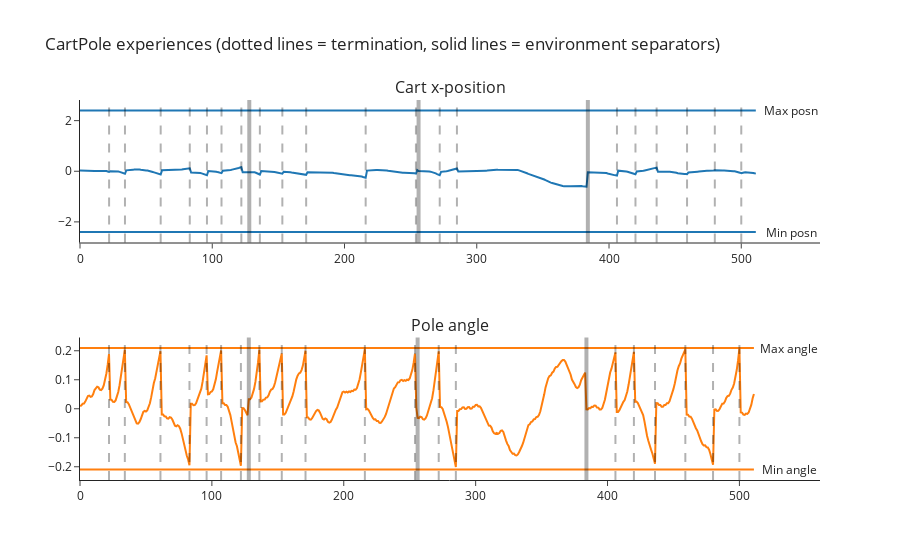

This figure's notebook cell:
### Code cell
args = PPOArgs()
envs = gym.vector.SyncVectorEnv([make_env("CartPole-v1", i, i, False, "test") for i in range(4)])
next_value = t.zeros(envs.num_envs).to(device)
next_done = t.zeros(envs.num_envs).to(device)
memory = ReplayMemory(args, envs)
obs = envs.reset()

for i in range(args.num_steps):
    actions = envs.action_space.sample()
    (next_obs, rewards, dones, infos) = envs.step(actions)
    # just dummy values for now, we won't be using them
    logprobs = values = t.zeros(envs.num_envs)
    # add everything to buffer (the casting from arrays to tensors is handled for us)
    memory.add(obs, actions, logprobs, values, rewards, dones)
    obs = next_obs

obs = memory.observations # shape [num_steps, num_envs, obs_shape=4]
dones = memory.dones # shape [num_steps, num_envs]

plot_cartpole_obs_and_dones(obs, dones, title="CartPole experiences (dotted lines = termination, solid lines = environment separators)")

### Figure 1 — Plotly figure (JSON) as saved in the notebook; plotly's stock layout.template omitted (floating-point values rounded to 4 significant figures; data arrays with more than 128 entries replaced by an {"elided": "..."} marker saying what was removed)
{"data": [{"marker": {"color": "#1F77B4"}, "mode": "lines", "name": "posn", "type": "scatter", "xaxis": "x", "y": {"elided": "512 float values"}, "yaxis": "y"}, {"marker": {"color": "#1F77B4"}, "mode": "lines", "name": "posn_min", "type": "scatter", "xaxis": "x", "y": {"elided": "512 float values"}, "yaxis": "y"}, {"marker": {"color": "#1F77B4"}, "mode": "lines", "name": "posn_max", "type": "scatter", "xaxis": "x", "y": {"elided": "512 float values"}, "yaxis": "y"}, {"marker": {"color": "#FF7F0E"}, "mode": "lines", "name": "angle", "type": "scatter", "xaxis": "x2", "y": {"elided": "512 float values"}, "yaxis": "y2"}, {"marker": {"color": "#FF7F0E"}, "mode": "lines", "name": "angle_min", "type": "scatter", "xaxis": "x2", "y": {"elided": "512 float values"}, "yaxis": "y2"}, {"marker": {"color": "#FF7F0E"}, "mode": "lines", "name": "angle_max", "type": "scatter", "xaxis": "x2", "y": {"elided": "512 float values"}, "yaxis": "y2"}], "layout": {"annotations": [{"font": {"size": 16}, "showarrow": false, "text": "Cart x-position", "x": 0.5, "xanchor": "center", "xref": "paper", "y": 1, "yanchor": "bottom", "yref": "paper"}, {"font": {"size": 16}, "showarrow": false, "text": "Pole angle", "x": 0.5, "xanchor": "center", "xref": "paper", "y": 0.375, "yanchor": "bottom", "yref": "paper"}, {"showarrow": false, "text": "Min posn", "x": 537.6, "xref": "x", "y": -2.4, "yref": "y"}, {"showarrow": false, "text": "Min angle", "x": 537.6, "xref": "x2", "y": -0.2095, "yref": "y2"}, {"showarrow": false, "text": "Max posn", "x": 537.6, "xref": "x", "y": 2.4, "yref": "y"}, {"showarrow": false, "text": "Max angle", "x": 537.6, "xref": "x2", "y": 0.2095, "yref": "y2"}], "hovermode": "x unified", "shapes": [{"line": {"color": "black", "dash": "dash", "width": 2}, "type": "line", "x0": 22, "x1": 22, "xref": "x", "y0": 0, "y1": 1, "yref": "y domain"}, {"line": {"color": "black", "dash": "dash", "width": 2}, "type": "line", "x0": 34, "x1": 34, "xref": "x", "y0": 0, "y1": 1, "yref": "y domain"}, {"line": {"color": "black", "dash": "dash", "width": 2}, "type": "line", "x0": 61, "x1": 61, "xref": "x", "y0": 0, "y1": 1, "yref": "y domain"}, {"line": {"color": "black", "dash": "dash", "width": 2}, "type": "line", "x0": 83, "x1": 83, "xref": "x", "y0": 0, "y1": 1, "yref": "y domain"}, {"line": {"color": "black", "dash": "dash", "width": 2}, "type": "line", "x0": 96, "x1": 96, "xref": "x", "y0": 0, "y1": 1, "yref": "y domain"}, {"line": {"color": "black", "dash": "dash", "width": 2}, "type": "line", "x0": 107, "x1": 107, "xref": "x", "y0": 0, "y1": 1, "yref": "y domain"}, {"line": {"color": "black", "dash": "dash", "width": 2}, "type": "line", "x0": 122, "x1": 122, "xref": "x", "y0": 0, "y1": 1, "yref": "y domain"}, {"line": {"color": "black", "dash": "dash", "width": 2}, "type": "line", "x0": 136, "x1": 136, "xref": "x", "y0": 0, "y1": 1, "yref": "y domain"}, {"line": {"color": "black", "dash": "dash", "width": 2}, "type": "line", "x0": 153, "x1": 153, "xref": "x", "y0": 0, "y1": 1, "yref": "y domain"}, {"line": {"color": "black", "dash": "dash", "width": 2}, "type": "line", "x0": 171, "x1": 171, "xref": "x", "y0": 0, "y1": 1, "yref": "y domain"}, {"line": {"color": "black", "dash": "dash", "width": 2}, "type": "line", "x0": 216, "x1": 216, "xref": "x", "y0": 0, "y1": 1, "yref": "y domain"}, {"line": {"color": "black", "dash": "dash", "width": 2}, "type": "line", "x0": 254, "x1": 254, "xref": "x", "y0": 0, "y1": 1, "yref": "y domain"}, {"line": {"color": "black", "dash": "dash", "width": 2}, "type": "line", "x0": 272, "x1": 272, "xref": "x", "y0": 0, "y1": 1, "yref": "y domain"}, {"line": {"color": "black", "dash": "dash", "width": 2}, "type": "line", "x0": 285, "x1": 285, "xref": "x", "y0": 0, "y1": 1, "yref": "y domain"}, {"line": {"color": "black", "dash": "dash", "width": 2}, "type": "line", "x0": 406, "x1": 406, "xref": "x", "y0": 0, "y1": 1, "yref": "y domain"}, {"line": {"color": "black", "dash": "dash", "width": 2}, "type": "line", "x0": 420, "x1": 420, "xref": "x", "y0": 0, "y1": 1, "yref": "y domain"}, {"line": {"color": "black", "dash": "dash", "width": 2}, "type": "line", "x0": 436, "x1": 436, "xref": "x", "y0": 0, "y1": 1, "yref": "y domain"}, {"line": {"color": "black", "dash": "dash", "width": 2}, "type": "line", "x0": 459, "x1": 459, "xref": "x", "y0": 0, "y1": 1, "yref": "y domain"}, {"line": {"color": "black", "dash": "dash", "width": 2}, "type": "line", "x0": 480, "x1": 480, "xref": "x", "y0": 0, "y1": 1, "yref": "y domain"}, {"line": {"color": "black", "dash": "dash", "width": 2}, "type": "line", "x0": 500, "x1": 500, "xref": "x", "y0": 0, "y1": 1, "yref": "y domain"}, {"line": {"color": "black", "width": 4}, "type": "line", "x0": 128, "x1": 128, "xref": "x", "y0": 0, "y1": 1, "yref": "y domain"}, {"line": {"color": "black", "width": 4}, "type": "line", "x0": 256, "x1": 256, "xref": "x", "y0": 0, "y1": 1, "yref": "y domain"}, {"line": {"color": "black", "width": 4}, "type": "line", "x0": 384, "x1": 384, "xref": "x", "y0": 0, "y1": 1, "yref": "y domain"}, {"line": {"color": "black", "dash": "dash", "width": 2}, "type": "line", "x0": 22, "x1": 22, "xref": "x2", "y0": 0, "y1": 1, "yref": "y2 domain"}, {"line": {"color": "black", "dash": "dash", "width": 2}, "type": "line", "x0": 34, "x1": 34, "xref": "x2", "y0": 0, "y1": 1, "yref": "y2 domain"}, {"line": {"color": "black", "dash": "dash", "width": 2}, "type": "line", "x0": 61, "x1": 61, "xref": "x2", "y0": 0, "y1": 1, "yref": "y2 domain"}, {"line": {"color": "black", "dash": "dash", "width": 2}, "type": "line", "x0": 83, "x1": 83, "xref": "x2", "y0": 0, "y1": 1, "yref": "y2 domain"}, {"line": {"color": "black", "dash": "dash", "width": 2}, "type": "line", "x0": 96, "x1": 96, "xref": "x2", "y0": 0, "y1": 1, "yref": "y2 domain"}, {"line": {"color": "black", "dash": "dash", "width": 2}, "type": "line", "x0": 107, "x1": 107, "xref": "x2", "y0": 0, "y1": 1, "yref": "y2 domain"}, {"line": {"color": "black", "dash": "dash", "width": 2}, "type": "line", "x0": 122, "x1": 122, "xref": "x2", "y0": 0, "y1": 1, "yref": "y2 domain"}, {"line": {"color": "black", "dash": "dash", "width": 2}, "type": "line", "x0": 136, "x1": 136, "xref": "x2", "y0": 0, "y1": 1, "yref": "y2 domain"}, {"line": {"color": "black", "dash": "dash", "width": 2}, "type": "line", "x0": 153, "x1": 153, "xref": "x2", "y0": 0, "y1": 1, "yref": "y2 domain"}, {"line": {"color": "black", "dash": "dash", "width": 2}, "type": "line", "x0": 171, "x1": 171, "xref": "x2", "y0": 0, "y1": 1, "yref": "y2 domain"}, {"line": {"color": "black", "dash": "dash", "width": 2}, "type": "line", "x0": 216, "x1": 216, "xref": "x2", "y0": 0, "y1": 1, "yref": "y2 domain"}, {"line": {"color": "black", "dash": "dash", "width": 2}, "type": "line", "x0": 254, "x1": 254, "xref": "x2", "y0": 0, "y1": 1, "yref": "y2 domain"}, {"line": {"color": "black", "dash": "dash", "width": 2}, "type": "line", "x0": 272, "x1": 272, "xref": "x2", "y0": 0, "y1": 1, "yref": "y2 domain"}, {"line": {"color": "black", "dash": "dash", "width": 2}, "type": "line", "x0": 285, "x1": 285, "xref": "x2", "y0": 0, "y1": 1, "yref": "y2 domain"}, {"line": {"color": "black", "dash": "dash", "width": 2}, "type": "line", "x0": 406, "x1": 406, "xref": "x2", "y0": 0, "y1": 1, "yref": "y2 domain"}, {"line": {"color": "black", "dash": "dash", "width": 2}, "type": "line", "x0": 420, "x1": 420, "xref": "x2", "y0": 0, "y1": 1, "yref": "y2 domain"}, {"line": {"color": "black", "dash": "dash", "width": 2}, "type": "line", "x0": 436, "x1": 436, "xref": "x2", "y0": 0, "y1": 1, "yref": "y2 domain"}, {"line": {"color": "black", "dash": "dash", "width": 2}, "type": "line", "x0": 459, "x1": 459, "xref": "x2", "y0": 0, "y1": 1, "yref": "y2 domain"}, {"line": {"color": "black", "dash": "dash", "width": 2}, "type": "line", "x0": 480, "x1": 480, "xref": "x2", "y0": 0, "y1": 1, "yref": "y2 domain"}, {"line": {"color": "black", "dash": "dash", "width": 2}, "type": "line", "x0": 500, "x1": 500, "xref": "x2", "y0": 0, "y1": 1, "yref": "y2 domain"}, {"line": {"color": "black", "width": 4}, "type": "line", "x0": 128, "x1": 128, "xref": "x2", "y0": 0, "y1": 1, "yref": "y2 domain"}, {"line": {"color": "black", "width": 4}, "type": "line", "x0": 256, "x1": 256, "xref": "x2", "y0": 0, "y1": 1, "yref": "y2 domain"}, {"line": {"color": "black", "width": 4}, "type": "line", "x0": 384, "x1": 384, "xref": "x2", "y0": 0, "y1": 1, "yref": "y2 domain"}], "showlegend": false, "title": {"text": "CartPole experiences (dotted lines = termination, solid lines = environment separators)"}, "xaxis": {"anchor": "y", "domain": [0, 1]}, "xaxis2": {"anchor": "y2", "domain": [0, 1]}, "yaxis": {"anchor": "x", "domain": [0.625, 1]}, "yaxis2": {"anchor": "x2", "domain": [0, 0.375]}}}
